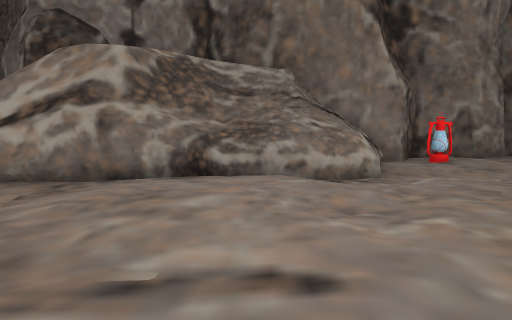
View 1 (above)

21 first-person views from a walk through a scene from a Unity 3-D project. The camera is 1.2 m above the floor, tilts 4° down and sees 80° across. The floor is counted in squares, 2 m on a side. Each view is taken from the middle of a square. On the plan, view 1 faces up. The plan holds only what a view shows up to about 9 squares ahead; the rest is blank. The place goes on beyond the plan. Some surface patterns are stand-ins.

View 2
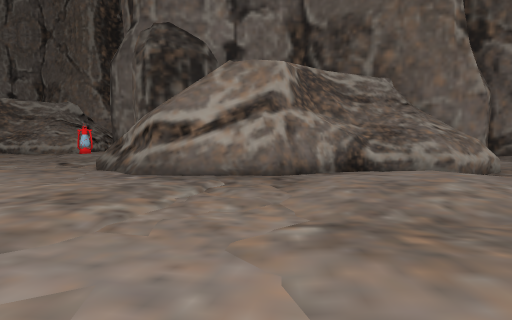

View 3
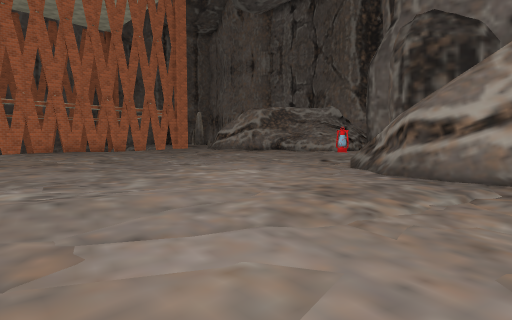

View 4
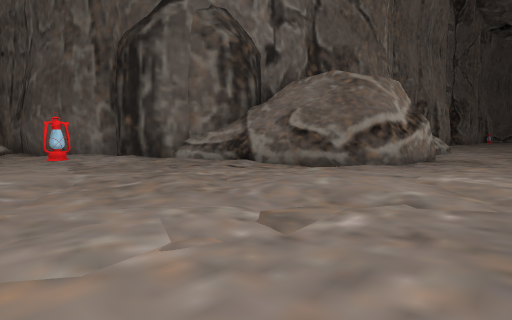

View 5
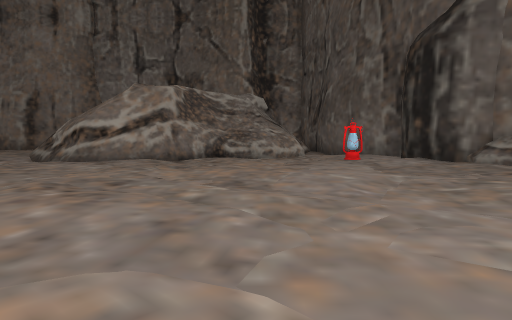

View 6
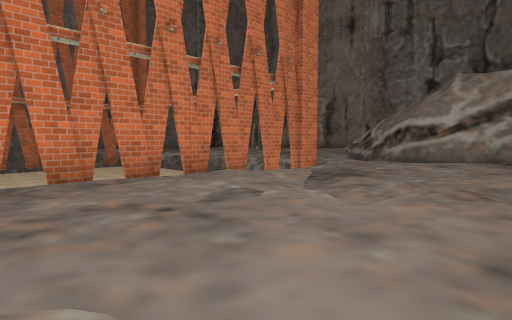

View 7
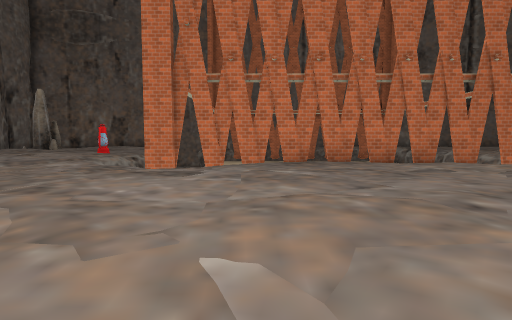

View 8
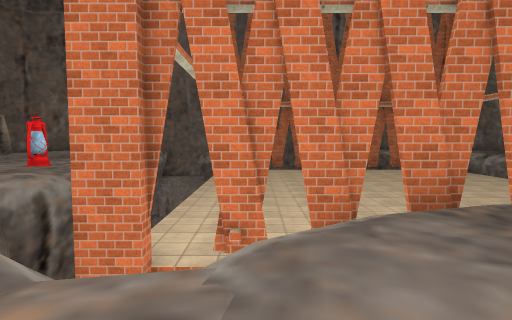

View 9
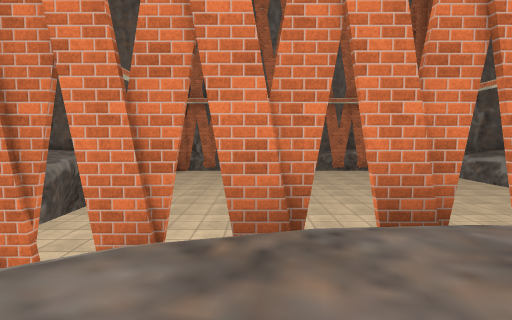

View 10
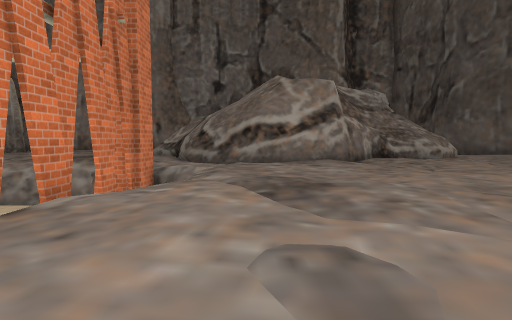

View 11
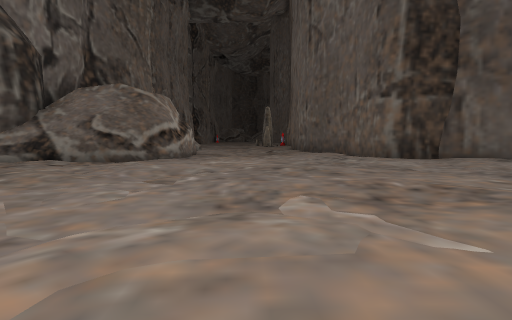

View 12
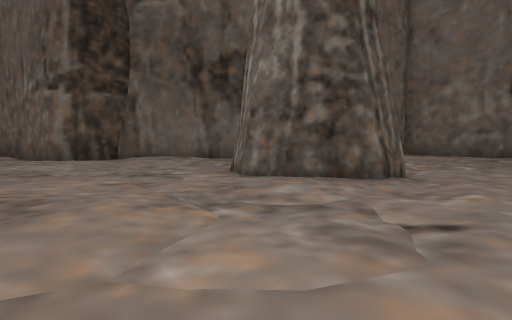

View 13
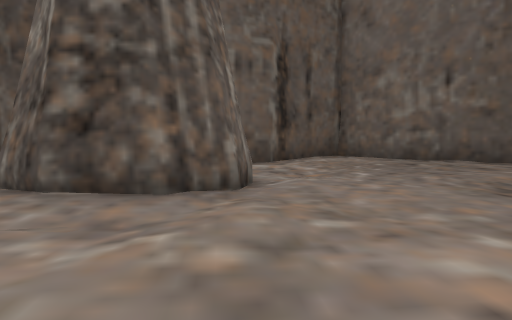

View 14
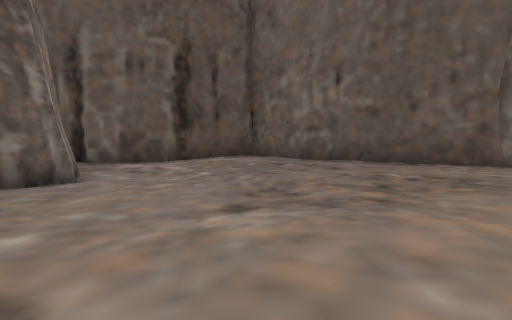

View 15
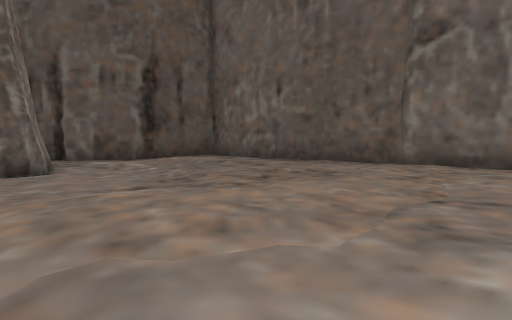

View 16
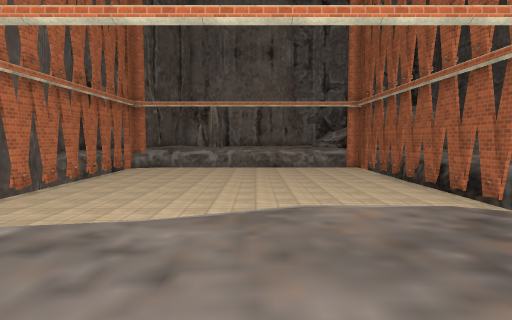

View 17
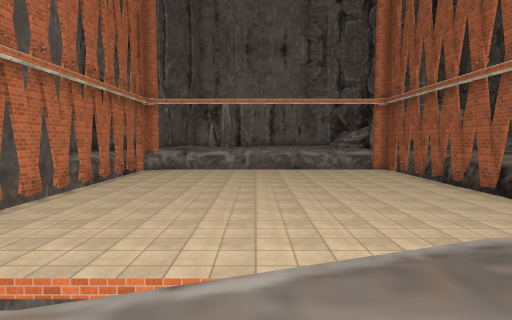

View 18
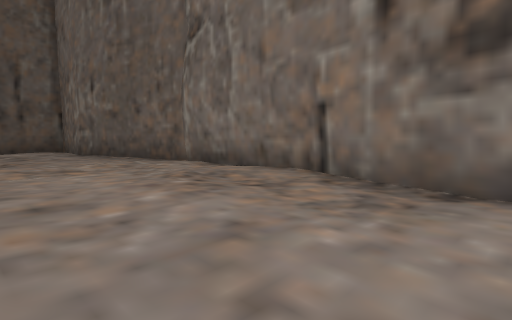

View 19
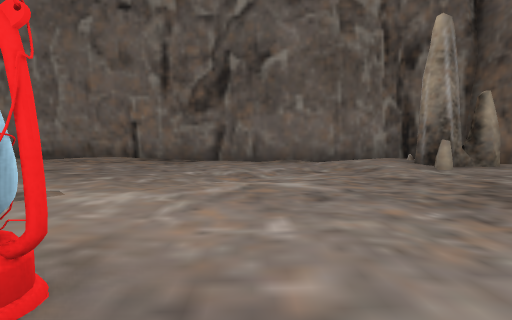

View 20
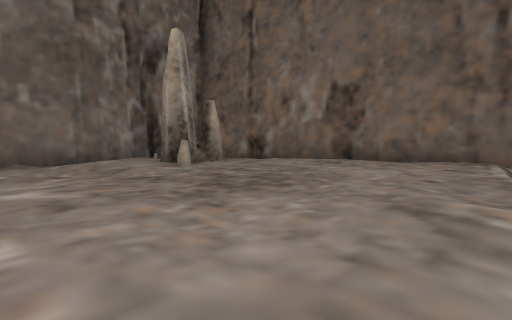

View 21
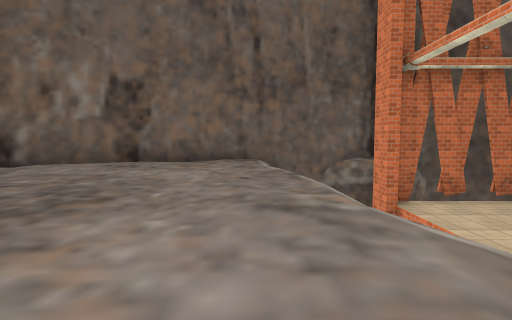

### Floor plan
Key: @ floor where view 1 was taken; # wall or solid block; x gap in a wall; . main floor; : floor 0.25 m higher than the main floor; - floor 0.25 m lower than the main floor; + floor 1.75 m higher than the main floor; / step, stairs or slope; = window, fence, low wall or low ledge; v drop or lower ground; O other object.
Columns run from 34 left of view 1 to 7 right of it. Each row starts with its distance up from view 1.
 12               =#  ###=/-O.
 11           .. #==###...../.#
 10           vvv#v/.../..../.##
  9        vv  v vv/...........##         ##..
  8        vvv   v /...........##        ##O..
  7         vvvv #//.........../#       ##.O.
  6         vvvv x/......./../..##   #++#...
  5        vvvvv v-........-./../######=-/.
  4  vvvvvvvvvvvvv..........-........../...
  3  #vvvvvvvvvvvx/.............../..../..
  2  #vvvvvvvvvvv#/.............../-.....
  1  #vvvvvvvvvvvvv................/../.
  0  #vvvvvvvvvvvvvv............:.... @
 -1 ##vvvvvvvvvvvvvv/...........:...
 -2 #v#vvvvvvvvvv v/............###
 -3 #v     vvvvvvv/.........//..#
 -4  v  vvv....////--.../.##/..:#
 -5  #........O. ../.....##  ..##
 -6  #.....-.... .......-##   .
 -7  #.:......... ......-/-.. #
 -8  #.:....../.. .......//.##
 -9   #.....---.............#
-10   #..#.--/-.............#
-11   #.##./-...............
-12   #  x./##..........###
-13      ##########...###

Where each view was taken, in squares from view 1:
view 1: 0 up, 0 right, facing up
view 2: 1 down, 3 left, facing up
view 3: 1 down, 3 left, facing up-left
view 4: 2 up, 12 left, facing up-right
view 5: 2 up, 13 left, facing up
view 6: 2 up, 15 left, facing up-left
view 7: 1 up, 12 left, facing left
view 8: 0 up, 17 left, facing left
view 9: 2 up, 18 left, facing left
view 10: 3 up, 18 left, facing up
view 11: 2 up, 15 left, facing right
view 12: 0 up, 15 left, facing down-right
view 13: 3 down, 16 left, facing down-right
view 14: 5 down, 18 left, facing down-right
view 15: 5 down, 20 left, facing down-right
view 16: 6 down, 26 left, facing up
view 17: 5 down, 27 left, facing up
view 18: 9 down, 24 left, facing down-right
view 19: 4 down, 25 left, facing down
view 20: 4 down, 25 left, facing down-left
view 21: 5 down, 25 left, facing left
